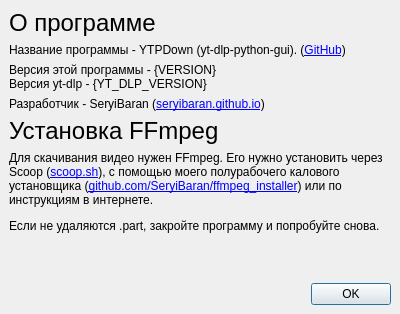
<?xml version="1.0" encoding="UTF-8"?>
<ui version="4.0">
 <class>AboutWindow</class>
 <widget class="QDialog" name="AboutWindow">
  <property name="geometry">
   <rect>
    <x>0</x>
    <y>0</y>
    <width>400</width>
    <height>314</height>
   </rect>
  </property>
  <property name="windowTitle">
   <string>О программе</string>
  </property>
  <property name="windowIcon">
   <iconset>
    <normalon>:/icons/icon.ico</normalon>
   </iconset>
  </property>
  <property name="locale">
   <locale language="Russian" country="Russia"/>
  </property>
  <layout class="QHBoxLayout" name="horizontalLayout">
   <property name="leftMargin">
    <number>0</number>
   </property>
   <property name="topMargin">
    <number>0</number>
   </property>
   <property name="rightMargin">
    <number>0</number>
   </property>
   <property name="bottomMargin">
    <number>0</number>
   </property>
   <item>
    <widget class="QWidget" name="widget" native="true">
     <property name="enabled">
      <bool>true</bool>
     </property>
     <property name="sizePolicy">
      <sizepolicy hsizetype="Expanding" vsizetype="Expanding">
       <horstretch>0</horstretch>
       <verstretch>0</verstretch>
      </sizepolicy>
     </property>
     <layout class="QVBoxLayout" name="verticalLayout_2">
      <item>
       <widget class="QLabel" name="label">
        <property name="font">
         <font>
          <pointsize>18</pointsize>
         </font>
        </property>
        <property name="text">
         <string>О программе</string>
        </property>
       </widget>
      </item>
      <item>
       <widget class="QLabel" name="label_3">
        <property name="text">
         <string>&lt;html&gt;&lt;head/&gt;&lt;body&gt;&lt;p&gt;Название программы - YTPDown (yt-dlp-python-gui). (&lt;a href=&quot;https://github.com/SeryiBaran/yt-dlp-python-gui&quot;&gt;&lt;span&gt;GitHub&lt;/span&gt;&lt;/a&gt;)&lt;/p&gt;&lt;/body&gt;&lt;/html&gt;</string>
        </property>
       </widget>
      </item>
      <item>
       <widget class="QLabel" name="versionsLabel">
        <property name="text">
         <string>Версия этой программы - {VERSION}
Версия yt-dlp - {YT_DLP_VERSION}</string>
        </property>
       </widget>
      </item>
      <item>
       <widget class="QLabel" name="label_4">
        <property name="text">
         <string>&lt;html&gt;&lt;head/&gt;&lt;body&gt;&lt;p&gt;Разработчик - SeryiBaran (&lt;a href=&quot;https://seryibaran.github.io&quot;&gt;&lt;span&gt;seryibaran.github.io&lt;/span&gt;&lt;/a&gt;)&lt;/p&gt;&lt;/body&gt;&lt;/html&gt;</string>
        </property>
        <property name="openExternalLinks">
         <bool>true</bool>
        </property>
       </widget>
      </item>
      <item>
       <widget class="QLabel" name="label_2">
        <property name="font">
         <font>
          <pointsize>18</pointsize>
         </font>
        </property>
        <property name="text">
         <string>Установка FFmpeg</string>
        </property>
       </widget>
      </item>
      <item>
       <widget class="QLabel" name="label_5">
        <property name="text">
         <string>&lt;html&gt;&lt;head/&gt;&lt;body&gt;&lt;p&gt;Для скачивания видео нужен FFmpeg. Его нужно установить через Scoop (&lt;a href=&quot;https://scoop.sh&quot;&gt;&lt;span&gt;scoop.sh&lt;/span&gt;&lt;/a&gt;), с помощью моего полурабочего калового установщика (&lt;a href=&quot;https://github.com/SeryiBaran/ffmpeg_installer&quot;&gt;&lt;span&gt;github.com/SeryiBaran/ffmpeg_installer&lt;/span&gt;&lt;/a&gt;) или по инструкциям в интернете.&lt;/p&gt;&lt;p&gt;Если не удаляются .part, закройте программу и попробуйте снова.&lt;/p&gt;&lt;/body&gt;&lt;/html&gt;</string>
        </property>
        <property name="wordWrap">
         <bool>true</bool>
        </property>
        <property name="openExternalLinks">
         <bool>true</bool>
        </property>
       </widget>
      </item>
      <item>
       <spacer name="verticalSpacer">
        <property name="orientation">
         <enum>Qt::Orientation::Vertical</enum>
        </property>
        <property name="sizeHint" stdset="0">
         <size>
          <width>20</width>
          <height>5</height>
         </size>
        </property>
       </spacer>
      </item>
      <item>
       <widget class="QDialogButtonBox" name="buttonBox">
        <property name="orientation">
         <enum>Qt::Orientation::Horizontal</enum>
        </property>
        <property name="standardButtons">
         <set>QDialogButtonBox::StandardButton::Ok</set>
        </property>
       </widget>
      </item>
     </layout>
    </widget>
   </item>
  </layout>
 </widget>
 <resources>
  <include location="resources.qrc"/>
 </resources>
 <connections/>
</ui>
